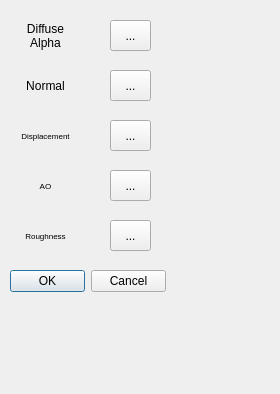
<?xml version="1.0" encoding="UTF-8"?>
<ui version="4.0">
 <class>AssetCompilerDialog</class>
 <widget class="QWidget" name="AssetCompilerDialog">
  <property name="geometry">
   <rect>
    <x>0</x>
    <y>0</y>
    <width>280</width>
    <height>394</height>
   </rect>
  </property>
  <property name="sizePolicy">
   <sizepolicy hsizetype="Preferred" vsizetype="Preferred">
    <horstretch>0</horstretch>
    <verstretch>0</verstretch>
   </sizepolicy>
  </property>
  <property name="windowTitle">
   <string>Preferences</string>
  </property>
  <widget class="QDialogButtonBox" name="exitControls">
   <property name="geometry">
    <rect>
     <x>10</x>
     <y>270</y>
     <width>156</width>
     <height>23</height>
    </rect>
   </property>
   <property name="standardButtons">
    <set>QDialogButtonBox::Cancel|QDialogButtonBox::Ok</set>
   </property>
  </widget>
  <widget class="QToolButton" name="browseDiffuseAlpha">
   <property name="geometry">
    <rect>
     <x>110</x>
     <y>20</y>
     <width>41</width>
     <height>31</height>
    </rect>
   </property>
   <property name="text">
    <string>...</string>
   </property>
  </widget>
  <widget class="QToolButton" name="browseNormal">
   <property name="geometry">
    <rect>
     <x>110</x>
     <y>70</y>
     <width>41</width>
     <height>31</height>
    </rect>
   </property>
   <property name="text">
    <string>...</string>
   </property>
  </widget>
  <widget class="QToolButton" name="browseDisplacement">
   <property name="geometry">
    <rect>
     <x>110</x>
     <y>120</y>
     <width>41</width>
     <height>31</height>
    </rect>
   </property>
   <property name="text">
    <string>...</string>
   </property>
  </widget>
  <widget class="QLabel" name="displacementPreview">
   <property name="geometry">
    <rect>
     <x>20</x>
     <y>110</y>
     <width>51</width>
     <height>51</height>
    </rect>
   </property>
   <property name="font">
    <font>
     <pointsize>6</pointsize>
    </font>
   </property>
   <property name="text">
    <string>Displacement</string>
   </property>
   <property name="alignment">
    <set>Qt::AlignCenter</set>
   </property>
  </widget>
  <widget class="QLabel" name="normalPreview">
   <property name="geometry">
    <rect>
     <x>20</x>
     <y>60</y>
     <width>51</width>
     <height>51</height>
    </rect>
   </property>
   <property name="text">
    <string>Normal</string>
   </property>
   <property name="alignment">
    <set>Qt::AlignCenter</set>
   </property>
  </widget>
  <widget class="QLabel" name="diffuseAlphaPreview">
   <property name="geometry">
    <rect>
     <x>20</x>
     <y>10</y>
     <width>51</width>
     <height>51</height>
    </rect>
   </property>
   <property name="text">
    <string>Diffuse
Alpha</string>
   </property>
   <property name="alignment">
    <set>Qt::AlignCenter</set>
   </property>
  </widget>
  <widget class="QLabel" name="AOPreview">
   <property name="geometry">
    <rect>
     <x>20</x>
     <y>160</y>
     <width>51</width>
     <height>51</height>
    </rect>
   </property>
   <property name="font">
    <font>
     <pointsize>6</pointsize>
    </font>
   </property>
   <property name="text">
    <string>AO</string>
   </property>
   <property name="alignment">
    <set>Qt::AlignCenter</set>
   </property>
  </widget>
  <widget class="QToolButton" name="browseAO">
   <property name="geometry">
    <rect>
     <x>110</x>
     <y>170</y>
     <width>41</width>
     <height>31</height>
    </rect>
   </property>
   <property name="text">
    <string>...</string>
   </property>
  </widget>
  <widget class="QLabel" name="roughnessPreview">
   <property name="geometry">
    <rect>
     <x>20</x>
     <y>210</y>
     <width>51</width>
     <height>51</height>
    </rect>
   </property>
   <property name="font">
    <font>
     <pointsize>6</pointsize>
    </font>
   </property>
   <property name="text">
    <string>Roughness</string>
   </property>
   <property name="alignment">
    <set>Qt::AlignCenter</set>
   </property>
  </widget>
  <widget class="QToolButton" name="browseRoughness">
   <property name="geometry">
    <rect>
     <x>110</x>
     <y>220</y>
     <width>41</width>
     <height>31</height>
    </rect>
   </property>
   <property name="text">
    <string>...</string>
   </property>
  </widget>
 </widget>
 <resources/>
 <connections/>
</ui>
